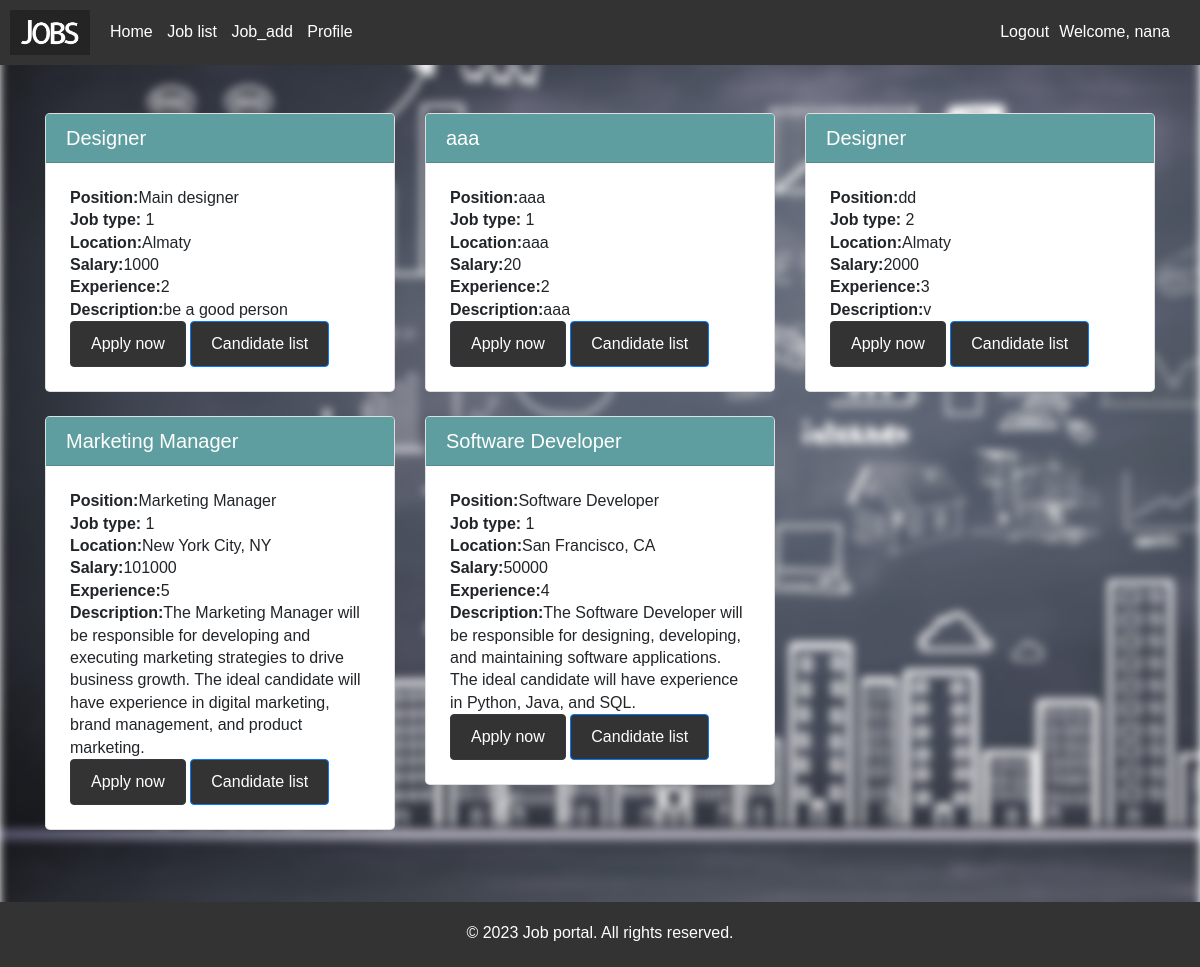
The app's page /jobs/ (signed in) with its own data.
### job_portal/models.py (models this page shows, shortened)
class Job(models.Model):
    job_name = models.CharField(max_length=200, default='')
    position = models.CharField(max_length=100, default='')
    JOB_TYPE = (
        ('1', "Full time"),
        ('2', "Part time"),
        ('3', "Internship"),
    )
    job_type = models.CharField(choices=JOB_TYPE, max_length=1)
    location = models.CharField(max_length=100, default='')
    salary = models.IntegerField(null=True)
    experience = models.IntegerField(null=True)
    description = models.CharField(max_length=255, default='')

### job_portal/views.py (the view)
# urls.py: path('jobs/', views.job_list, name='job_list'),
def job_list(request):
    jobs = Job.objects.all()
    return render(request, 'job_portal/job_list.html', {'jobs': jobs})

### job_portal/templates/job_portal/job_list.html (shortened to what this page needs)
{% extends 'base.html' %}
{% load static %}
{% block content %}
    <div class="container my-5">
        <div class="row">
            {% for job in jobs %}
            <div class="col-lg-4 mb-4">
                <div class="card rounded-lg">
                    <div class="card-header navycolor">
                        <h5 class="mb-0">{{ job.job_name }}</h5>
                    </div>
                    <div class="card-body p-4">
                        <p class="card-text"><strong>Position:</strong>{{ job.position }}</p>
                        <p class="card-text"><strong>Job type:</strong> {{ job.job_type }}</p>
                        <p class="card-text"><strong>Location:</strong>{{job.location}}</p>
                        <p class="card-text"><strong>Salary:</strong>{{job.salary}}</p>
                        <p class="card-text"><strong>Experience:</strong>{{job.experience}}</p>
                        <p class="card-text"><strong>Description:</strong>{{job.description}}</p>
                        {% if user.is_authenticated %}
                        <a href="{% url 'add_job_to_user' job_id=job.id %}" class="btn btn-dark">Apply now</a>
                        <a href="{% url 'job_candidates' job_id=job.id %}" class="btn btn-primary">Candidate list</a>
                        {% endif %}
                    </div>
                </div>
            </div>
            {% endfor %}
        </div>
    </div>
{% endblock content %}

### templates/base.html (shortened to what this page needs)
<!DOCTYPE html>
{% load static %}
<html>
<head>
     <link rel="stylesheet" href="https://stackpath.bootstrapcdn.com/bootstrap/4.4.1/css/bootstrap.min.css">
    <link rel="stylesheet" href="https://cdnjs.cloudflare.com/ajax/libs/font-awesome/4.7.0/css/font-awesome.min.css">
    <link rel="stylesheet" href="{% static 'main.css' %}">
</head>
<body>
    <header class="header">
    <h1 class="logo"><img src="{% static 'img/logo.jpg' %}" style="width: 80px"></h1>
    <nav class="nav">
      <ul>
        <li><a href="/">Home</a></li>
        <li><a href="/job_list">Job list</a></li>
        <li><a href="/job_add">Job_add</a></li>
        <li><a href="/profile">Profile</a></li>
      </ul>
      {% if user.is_authenticated %}
        <div class="authenticated">
            <a class="logout" href="/logout">Logout</a>
            <p class="welcome">Welcome, {{user.username}}</p>
        </div>
      {% else %}
        <a class="login" href="/login">Login</a>
      {% endif %}
    </nav>
  </header>
        {% block content %}{% endblock %}
  <footer class="footer">
    <p>&copy; 2023 Job portal. All rights reserved.</p>
  </footer>
</body>
</html>

### static/main.css (style rules this page uses)
body, h1, h2, h3, p, ul, li { margin: 0; padding: 0; }
body { font-family: Arial, sans-serif; line-height: 1.4; }
header { background-color: #333; color: #fff; padding: 20px; }
h1 { font-size: 24px; margin: 0; }
nav ul { list-style-type: none; }
nav ul li { display: inline-block; margin-right: 10px; }
nav ul li a { color: #fff; text-decoration: none; }
.btn { display: inline-block; background-color: #333; color: #fff; padding: 10px 20px; text-decoration: none; }

### job_portal/templates/job_portal/job_list.html (style rules this page uses)
.navycolor { background-color: #5F9EA0; color: white; border-radius: 0.25rem 0.25rem 0 0; }

### records on screen
Job: job_name "Designer", position "Main designer", job_type "1", location "Almaty", salary "1000", experience "2", description "be a good person"
Job: job_name "aaa", position "aaa", job_type "1", location "aaa", salary "20", experience "2", description "aaa"
Job: job_name "Designer", position "dd", job_type "2", location "Almaty", salary "2000", experience "3", description "v"
Job: job_name "Marketing Manager", position "Marketing Manager", job_type "1", location "New York City, NY", salary "101000", experience "5", description "The Marketing Manager will be responsible for developing and executing marketing strategies to drive business growth. The ideal candidate will have experience in digital marketing, brand management, and product marketing."
Job: job_name "Software Developer", position "Software Developer", job_type "1", location "San Francisco, CA", salary "50000", experience "4", description "The Software Developer will be responsible for designing, developing, and maintaining software applications. The ideal candidate will have experience in Python, Java, and SQL."

### other values on screen
{{ user.username }} "nana"
